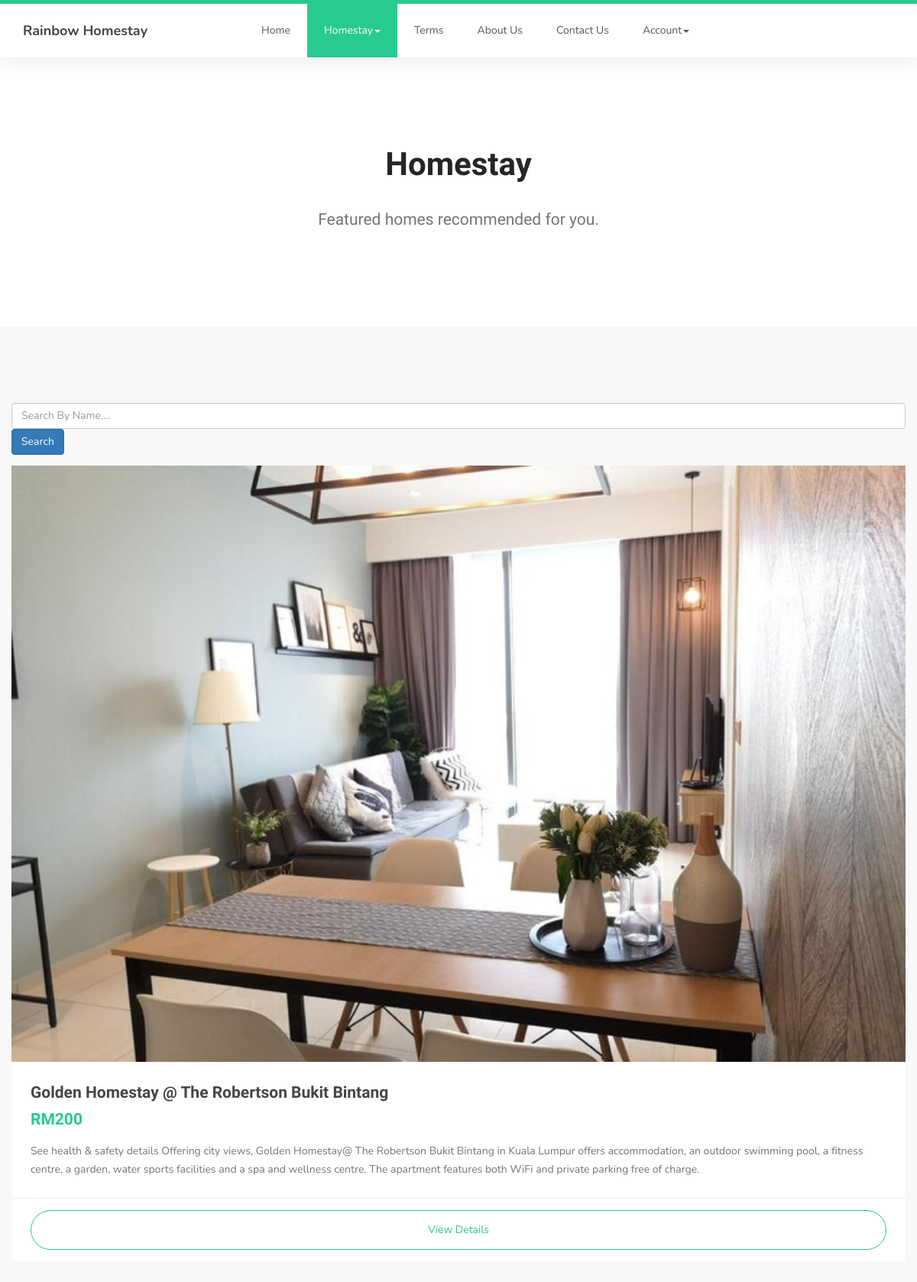
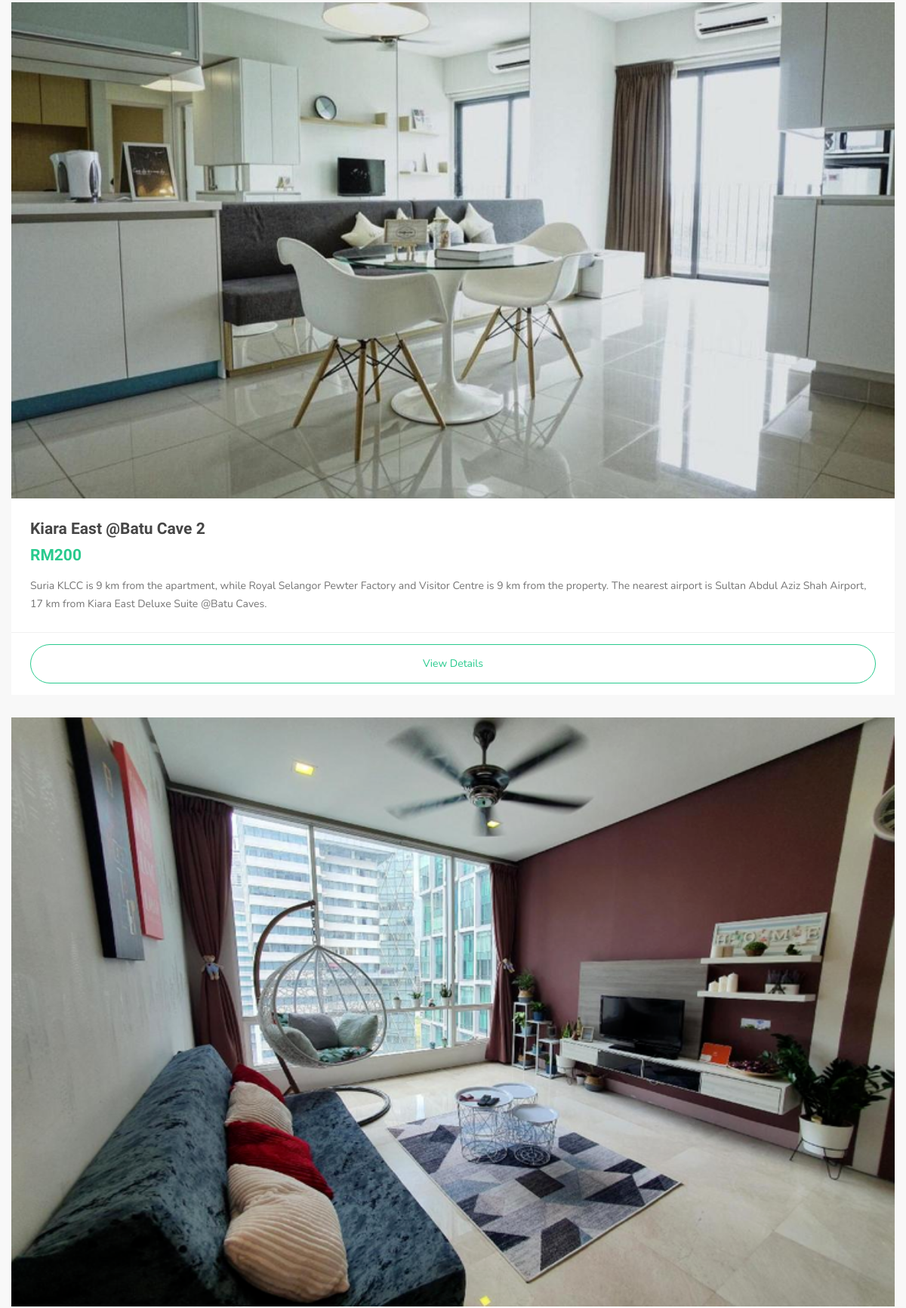
Screenshot of /User/properties.php?type&id=1 (upper part) with the database file from the repository (2 pictures, top to bottom).
### tables this page shows
CREATE TABLE `home_details` (
  `home_id` int(11) NOT NULL,
  `home_name` varchar(100) NOT NULL,
  `home_code` int(10) NOT NULL,
  `price_per_night` varchar(20) NOT NULL,
  `home_facilities` varchar(100) NOT NULL,
  `num_of_room` int(10) NOT NULL,
  `home_address` varchar(5000) NOT NULL,
  `description` mediumtext NOT NULL,
  `image1` varchar(255) NOT NULL,
  `image2` varchar(255) NOT NULL,
  `image3` varchar(255) NOT NULL,
  `image4` varchar(255) NOT NULL
);

### User/properties.php (the view, shortened to what this page needs)
<?php include("dataconnection.php");
?>
<html lang="en">
<head>
	 <link rel="stylesheet" href="https://cdnjs.cloudflare.com/ajax/libs/font-awesome/4.7.0/css/font-awesome.min.css">
     <link rel="stylesheet" href="css/bootstrap.min.css">
     <link rel="stylesheet" href="css/font-awesome.min.css">
     <link rel="stylesheet" href="css/owl.carousel.css">
     <link rel="stylesheet" href="css/owl.theme.default.min.css">
     <link rel="stylesheet" href="css/style.css">
</head>
<body id="top" data-spy="scroll" data-target=".navbar-collapse" data-offset="50">
     <?php
	 if(isset($_SESSION['login_user']))
	 {
		 ?>
     <section class="navbar custom-navbar navbar-fixed-top" role="navigation">
          <div class="container">
               <div class="navbar-header">
                    <button class="navbar-toggle" data-toggle="collapse" data-target=".navbar-collapse">
                         <span class="icon icon-bar"></span>
                         <span class="icon icon-bar"></span>
                         <span class="icon icon-bar"></span>
                    </button>
                    <a href="index.php" class="navbar-brand">Rainbow Homestay</a>
               </div>
               <div class="collapse navbar-collapse">
                    <ul class="nav navbar-nav navbar-nav-first">
                         <li><a href="index.php">Home</a></li>
                         <ul class="nav navbar-nav navbar-nav-second">
						 <li class="dropdown">
						  <li class="active">
                              <a href="#" class="dropdown-toggle" data-toggle="dropdown" role="button" aria-haspopup="true" aria-expanded="false">Homestay<span class="caret"></span></a>
                              <ul class="dropdown-menu">
                                  <?php
								    $q = "SELECT * FROM home_type ORDER BY home_type.home_code ASC";
									$run = mysqli_query($connect, $q);
									$count = 0;
								if(mysqli_num_rows($run) > 0){
								while($row = mysqli_fetch_array($run)){
									?>
								    <li><a href="properties.php?type&id=<?php echo $row['home_code'];?>"><?php echo $row['home_state'];?></a></li>
								   			<?php
					}
	 }
					?>
                              </ul>
                         </li>
					</ul>
                         <li><a href="terms.php">Terms</a></li>
                         <li><a href="about-us.php">About Us</a></li>
                         <li><a href="contact.php">Contact Us</a></li>
						 <li><a href="history.php">History</a></li>
				    </ul>
<?php
 $uid = $_SESSION["user_id"];
 $result = mysqli_query($connect,"SELECT * FROM customer WHERE cus_id='$uid'");
 $row=mysqli_fetch_assoc($result);
 ?>
				   	   <ul class="nav navbar-nav navbar-nav-second">
						 <li class="dropdown">
                              <a href="#" class="dropdown-toggle" data-toggle="dropdown" role="button" aria-haspopup="true" aria-expanded="false"> <?php echo $row['cus_name'];?><span class="caret"></span></a>
                              <ul class="dropdown-menu">
								    <li><a href="profile.php">View profile</a></li>
								   <li><a href="logout.php">Sign Out</a></li>
                              </ul>
                         </li>
					</ul>
               </div>
          </div>
		  </section>
	 <?php
	 }
	 else{
	 ?>
	 <section class="navbar custom-navbar navbar-fixed-top" role="navigation">
          <div class="container">
               <div class="navbar-header">
                    <a href="index.php" class="navbar-brand">Rainbow Homestay</a>
               </div>
               <div class="collapse navbar-collapse">
                    <ul class="nav navbar-nav navbar-nav-first">
                         <li><a href="index.php">Home</a></li>
                         <ul class="nav navbar-nav navbar-nav-second">
						 <li class="dropdown">
						  <li class="active">
                              <a href="#" class="dropdown-toggle" data-toggle="dropdown" role="button" aria-haspopup="true" aria-expanded="false">Homestay<span class="caret"></span></a>
                         </li>
					</ul>
                         <li><a href="terms.php">Terms</a></li>
                         <li><a href="about-us.php">About Us</a></li>
                         <li><a href="contact.php">Contact Us</a></li>
				    </ul>
				   	   <ul class="nav navbar-nav navbar-nav-second">
						 <li class="dropdown">
                              <a href="" class="dropdown-toggle" data-toggle="dropdown" role="button" aria-haspopup="true" aria-expanded="false">Account<span class="caret"></span></a>
                         </li>
					</ul>
               </div>
          </div>
     </section>
<?php
	 }
?>
     <section>
          <div class="container">
               <div class="text-center">
                    <h1>Homestay</h1>
                    <br>
                    <p class="lead">Featured homes recommended for you.</p>
               </div>
          </div>
     </section>
     <section class="section-background">
          <div class="container">
               <div class="row">
		<form  name="search_form" method="GET" action="search.php">
		<input type="text" class="form-control"  name="homename" placeholder="Search By Name....">
		<button type="submit" name="searchbtn" class="btn btn-primary">Search</button>
		</form>
		<?php
		if(isset($_GET["type"]))
		{
			$hcode=$_GET["id"];
		}
?>
			 <?php
    $query = "SELECT * FROM home_details where home_code = '$hcode'";
    $result = mysqli_query($connect, $query);
    if(mysqli_num_rows($result) > 0)
    {
     while($row = mysqli_fetch_array($result))
     {
    ?>
                         <div class="courses-thumb courses-thumb-secondary">
                              <div class="courses-top">
                                   <div class="courses-image">
                                    <img src="../admin/image/<?php echo $row['image1'];?>" width="1200" class="img-responsive">
                                   </div>
                              </div>
                              <div class="courses-detail">
                                   <h3><?php echo $row['home_name'];?></a></h3>
                                   <p class="lead"><strong>RM<?php echo $row['price_per_night']?></strong></p>
									<p><?php echo $row['description']?></p>
                              </div>
                              <div class="courses-info">
                                   <a href="homestay.php?id=<?php echo $row['home_id'];?>"class="section-btn btn btn-primary btn-block">View Details</a>
                              </div>
                         </div>
					<?php
						}
					}
					?>
          </div>
     </section>
</body>

### User/css/style.css (style rules this page uses)
body { background: #ffffff; font-family: 'Nunito', sans-serif; overflow-x: hidden; padding-top: 70px; }
h1,h2,h3,h4,h5,h6 { font-family: 'Muli', sans-serif; font-weight: bold; line-height: inherit; }
h1 { color: #252525; font-size: 3em; line-height: normal; }
h3 { font-size: 1.5em; }
h3, h3 a { color: #454545; }
p { color: #757575; font-size: 14px; font-weight: normal; line-height: 24px; }
html { -webkit-font-smoothing: antialiased; }
a { color: #252525; -webkit-transition: 0.5s; transition: 0.5s; text-decoration: none !important; }
a, input, button, .form-control { -webkit-transition: 0.5s; transition: 0.5s; }
section { position: relative; padding: 100px 0; }
.section-btn { background: transparent; border-radius: 50px; border: 1px solid #ffffff; color: #ffffff; font-size: inherit; font-weight: normal; padding: 15px 30px; transition: 0.5s; }
.custom-navbar { background: #ffffff; border-top: 5px solid #29ca8e; border-bottom: 0; -webkit-box-shadow: 0 1px 30px rgba(0, 0, 0, 0.1); -moz-box-shadow: 0 1px 30px rgba(0, 0, 0, 0.1); box-shadow: 0 1px 30px rgba(0, 0, 0, 0.1); padding: 12px 0; margin-bottom: 0; padding: 0; }
.custom-navbar .navbar-brand { color: #454545; font-size: 18px; font-weight: bold; line-height: 40px; }
.custom-navbar .navbar-nav.navbar-nav-first { margin-left: 8em; }
.custom-navbar .nav li a { line-height: 40px; color: #575757; padding-right: 22px; padding-left: 22px; }
.custom-navbar .nav li.active > a { background-color: #29ca8e; color: #ffffff; }
.courses-thumb { background: #f9f9f9; position: relative; }
.courses-thumb-secondary { margin-bottom: 30px; }
.courses-top { position: relative; }
.courses-image { background: linear-gradient(to right, #202020, #101010); }
.courses-detail { padding: 25px 25px 15px 25px; }
.courses-detail h3 { margin: 0 0 2px 0; }
.courses-info { border-top: 1px solid #f0f0f0; position: relative; clear: both; padding: 15px 25px; }
.lead { font-family: "Muli"; font-weight: 300; line-height: 1.8; }
.section-btn.btn-primary { border-color: #29ca8e; color: #29ca8e; }
.courses-thumb .lead, .team-info .lead { margin-bottom: 10px; }
.courses-thumb .lead strong, .team-info .lead strong { color: #29ca8e; }
section, .section-background .item, .section-background .courses-thumb, .section-background .team-thumb, main > section:nth-child(even) .item, main > section:nth-child(even) .courses-thumb, main > section:nth-child(even) .team-thumb, main > section { background: #fff; }
section .item, section .courses-thumb, section .team-thumb, .section-background, main > section .item, main > section .courses-thumb, main > section .team-thumb, main > section:nth-child(even) { background: #f8f8f8; }

### rows the page displays
home_details: image1 (picture), home_name "Golden Homestay @ The Robertson Bukit Bintang", price_per_night "200", description "See health & safety details Offering city views, Golden Homestay@ The Robertson Bukit Bintang in Kuala Lumpur offers accommodation, an outdoor swimming pool, a fitness centre, a garden, water sports facilities and a spa and wellness centre. The apartment features both WiFi and private parking free of charge."
home_details: image1 (picture), home_name "Kiara East @Batu Cave 2", price_per_night "200", description "Suria KLCC is 9 km from the apartment, while Royal Selangor Pewter Factory and Visitor Centre is 9 km from the property. The nearest airport is Sultan Abdul Aziz Shah Airport, 17 km from Kiara East Deluxe Suite @Batu Caves."
home_details: image1 (picture)
